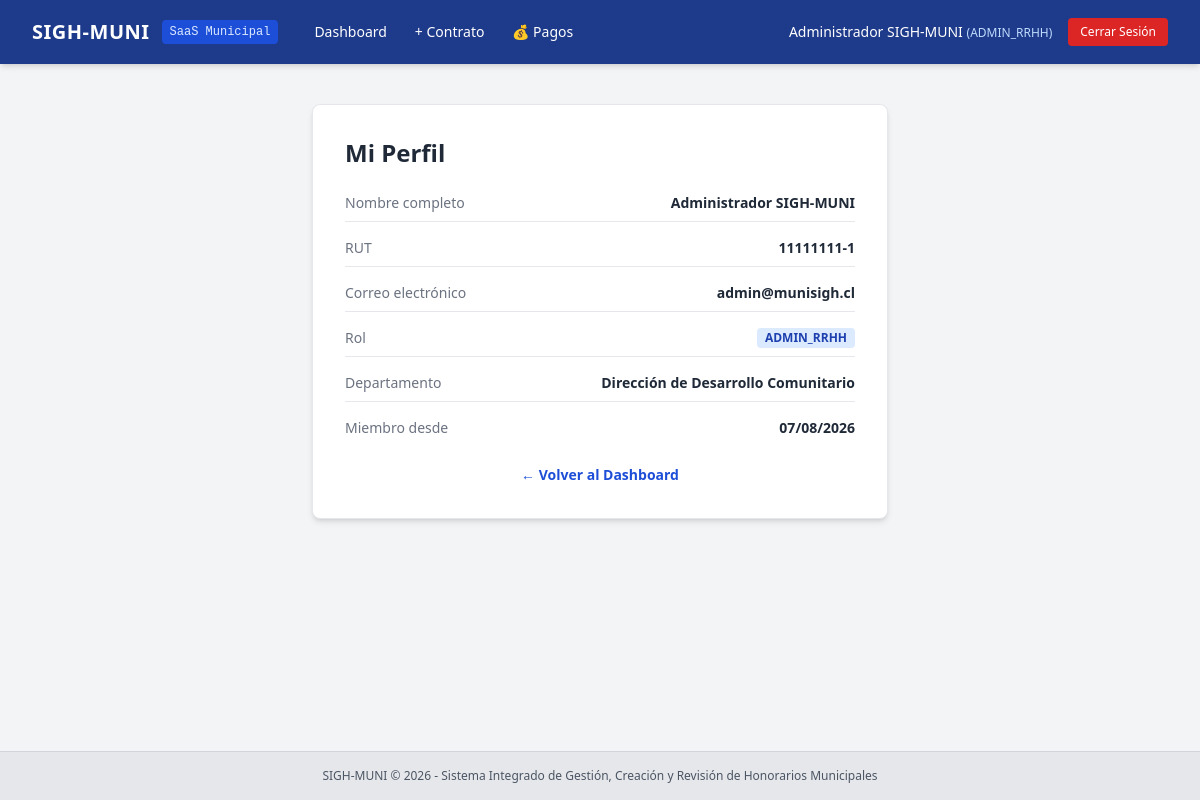
Before: /auth/profile (signed in) with the older database file.
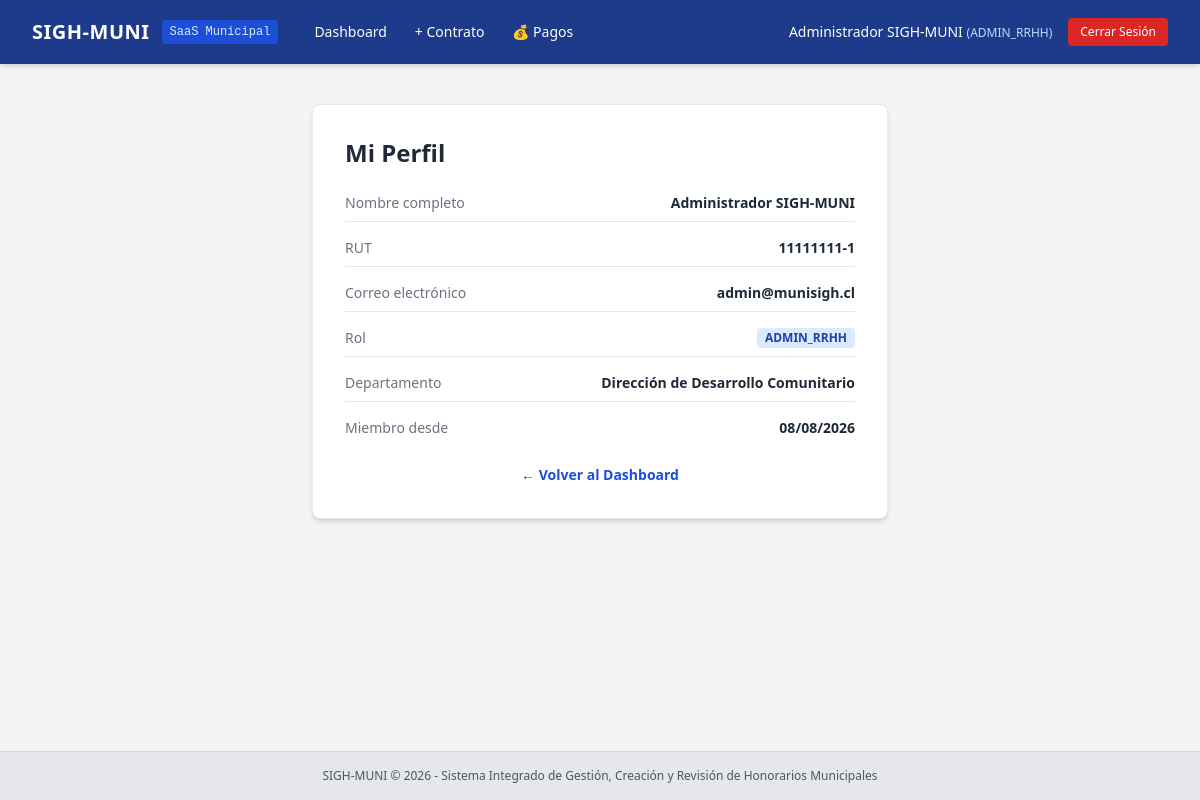
After: the same page with the newer database file.
### app/models/user.py (models this page shows, shortened)
class User(db.Model):
    __tablename__ = 'users'
    id = db.Column(db.Integer, primary_key=True, autoincrement=True)
    rut = db.Column(db.String(20), nullable=False, unique=True)
    first_name = db.Column(db.String(100), nullable=False)
    last_name = db.Column(db.String(100), nullable=False)
    email = db.Column(db.String(120), nullable=False, unique=True)
    password_hash = db.Column(db.String(255), nullable=False)
    role = db.Column(db.String(50), nullable=False)  # SUPERADMIN, ADMIN_RRHH, JEFE_DEPTO, FINANZAS_CONTROL
    department_id = db.Column(db.Integer, db.ForeignKey('departments.id', ondelete='SET NULL'), nullable=True)
    is_active = db.Column(db.Integer, nullable=False, default=1)
    created_at = db.Column(db.DateTime, nullable=False, default=datetime.utcnow)
    @property
    def full_name(self):
        return f"{self.first_name} {self.last_name}"

### app/auth/routes.py (the view)
@auth_bp.route('/profile')
@login_required
def profile():
    user = get_current_user()
    return render_template('auth/profile.html', user=user)

### app/__init__.py (called while the page is built)
def create_app(config_class=Config):
    app = Flask(__name__)
    app.config.from_object(config_class)
    os.makedirs(app.config['UPLOAD_FOLDER'], exist_ok=True)
    db.init_app(app)
    migrate.init_app(app, db)
    if 'sqlite' in app.config['SQLALCHEMY_DATABASE_URI']:
        from sqlalchemy import event
        from sqlalchemy.engine import Engine
        @event.listens_for(Engine, "connect")
        def set_sqlite_pragma(dbapi_connection, connection_record):
            cursor = dbapi_connection.cursor()
            cursor.execute("PRAGMA foreign_keys=ON;")
            cursor.close()
    from app.auth.routes import auth_bp
    app.register_blueprint(auth_bp, url_prefix='/auth')
    from app.routes import register_routes
    register_routes(app)
    return app

### app/auth/utils.py (called while the page is built)
def login_required(f):
    @wraps(f)
    def decorated_function(*args, **kwargs):
        if 'user_id' not in session:
            flash('Debes iniciar sesión para acceder a esta sección.', 'warning')
            return redirect(url_for('auth.login', next=request.url))
        return f(*args, **kwargs)
    return decorated_function

### app/templates/auth/profile.html (shortened to what this page needs)
{% extends "base.html" %}
{% block content %}
<div class="max-w-xl mx-auto bg-white p-8 rounded-lg shadow-md border border-gray-200">
    <h1 class="text-2xl font-bold text-gray-800 mb-6">Mi Perfil</h1>
    <div class="space-y-4 text-sm">
        <div class="flex justify-between border-b pb-2">
            <span class="text-gray-500">Nombre completo</span>
            <span class="font-semibold">{{ user.full_name }}</span>
        </div>
        <div class="flex justify-between border-b pb-2">
            <span class="text-gray-500">RUT</span>
            <span class="font-semibold">{{ user.rut }}</span>
        </div>
        <div class="flex justify-between border-b pb-2">
            <span class="text-gray-500">Correo electrónico</span>
            <span class="font-semibold">{{ user.email }}</span>
        </div>
        <div class="flex justify-between border-b pb-2">
            <span class="text-gray-500">Rol</span>
            <span class="font-semibold px-2 py-0.5 bg-blue-100 text-blue-800 rounded text-xs">{{ user.role }}</span>
        </div>
        <div class="flex justify-between border-b pb-2">
            <span class="text-gray-500">Departamento</span>
            <span class="font-semibold">{{ user.department.name if user.department else '—' }}</span>
        </div>
        <div class="flex justify-between">
            <span class="text-gray-500">Miembro desde</span>
            <span class="font-semibold">{{ user.created_at.strftime('%d/%m/%Y') }}</span>
        </div>
    </div>
    <div class="mt-6 text-center">
        <a href="{{ url_for('dashboard.index') }}" class="text-blue-700 hover:underline text-sm font-semibold">← Volver al Dashboard</a>
    </div>
</div>
{% endblock %}

### app/templates/base.html (shortened to what this page needs)
<!DOCTYPE html>
<html lang="es">
<head>
    <script src="https://cdn.tailwindcss.com"></script>
</head>
<body class="bg-gray-100 min-h-screen text-gray-800 flex flex-col font-sans">
    <nav class="bg-blue-900 text-white shadow-md">
        <div class="max-w-7xl mx-auto px-4 sm:px-6 lg:px-8">
            <div class="flex items-center justify-between h-16">
                <div class="flex items-center space-x-6">
                    <a href="{{ url_for('dashboard.index') }}" class="flex items-center space-x-3">
                        <span class="font-bold text-xl tracking-wide">SIGH-MUNI</span>
                        <span class="text-xs bg-blue-700 px-2 py-1 rounded text-blue-100 font-mono">SaaS Municipal</span>
                    </a>
                    {% if session.get('user_id') %}
                    <div class="hidden md:flex items-center space-x-1 text-sm">
                        <a href="{{ url_for('dashboard.index') }}" class="px-3 py-2 rounded hover:bg-blue-800 transition">Dashboard</a>
                        <a href="{{ url_for('contract_builder.create') }}" class="px-3 py-2 rounded hover:bg-blue-800 transition">+ Contrato</a>
                        <a href="{{ url_for('payments.bandeja') }}" class="px-3 py-2 rounded hover:bg-blue-800 transition">💰 Pagos</a>
                    </div>
                    {% endif %}
                </div>
                {% if session.get('user_id') %}
                <div class="flex items-center space-x-4">
                    <a href="{{ url_for('auth.profile') }}" class="text-sm font-medium hover:text-blue-200 transition">
                        {{ session.get('user_name') }}
                        <span class="text-xs text-blue-200">({{ session.get('user_role') }})</span>
                    </a>
                    <a href="{{ url_for('auth.logout') }}" class="bg-red-600 hover:bg-red-700 text-white text-xs px-3 py-1.5 rounded transition">
                        Cerrar Sesión
                    </a>
                </div>
                {% endif %}
            </div>
        </div>
    </nav>
    <main class="flex-grow max-w-7xl w-full mx-auto px-4 sm:px-6 lg:px-8 py-6">
        {% block content %}{% endblock %}
    </main>
    <footer class="bg-gray-200 text-center py-4 text-xs text-gray-600 border-t border-gray-300">
        SIGH-MUNI &copy; 2026 - Sistema Integrado de Gestión, Creación y Revisión de Honorarios Municipales
    </footer>
</body>
</html>

Changed rows visible on the page:
changed User "Administrador SIGH-MUNI": created_at "07/08/2026" → "08/08/2026"
